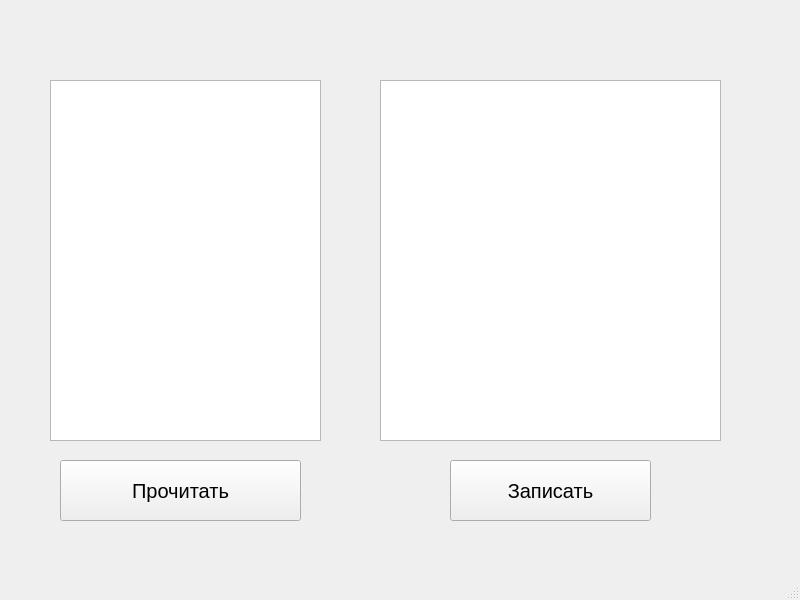
<?xml version="1.0" encoding="UTF-8"?>
<ui version="4.0">
 <class>MainWindow</class>
 <widget class="QMainWindow" name="MainWindow">
  <property name="geometry">
   <rect>
    <x>0</x>
    <y>0</y>
    <width>800</width>
    <height>600</height>
   </rect>
  </property>
  <property name="windowTitle">
   <string>MainWindow</string>
  </property>
  <widget class="QWidget" name="centralwidget">
   <widget class="QTextEdit" name="textEdit">
    <property name="geometry">
     <rect>
      <x>50</x>
      <y>80</y>
      <width>271</width>
      <height>361</height>
     </rect>
    </property>
   </widget>
   <widget class="QTextEdit" name="textEdit_2">
    <property name="geometry">
     <rect>
      <x>380</x>
      <y>80</y>
      <width>341</width>
      <height>361</height>
     </rect>
    </property>
   </widget>
   <widget class="QPushButton" name="pushButton">
    <property name="geometry">
     <rect>
      <x>60</x>
      <y>460</y>
      <width>241</width>
      <height>61</height>
     </rect>
    </property>
    <property name="font">
     <font>
      <pointsize>15</pointsize>
     </font>
    </property>
    <property name="text">
     <string>Прочитать</string>
    </property>
   </widget>
   <widget class="QPushButton" name="pushButton_2">
    <property name="geometry">
     <rect>
      <x>450</x>
      <y>460</y>
      <width>201</width>
      <height>61</height>
     </rect>
    </property>
    <property name="font">
     <font>
      <pointsize>15</pointsize>
     </font>
    </property>
    <property name="text">
     <string>Записать</string>
    </property>
   </widget>
  </widget>
  <widget class="QMenuBar" name="menubar">
   <property name="geometry">
    <rect>
     <x>0</x>
     <y>0</y>
     <width>800</width>
     <height>26</height>
    </rect>
   </property>
  </widget>
  <widget class="QStatusBar" name="statusbar"/>
 </widget>
 <resources/>
 <connections/>
</ui>
